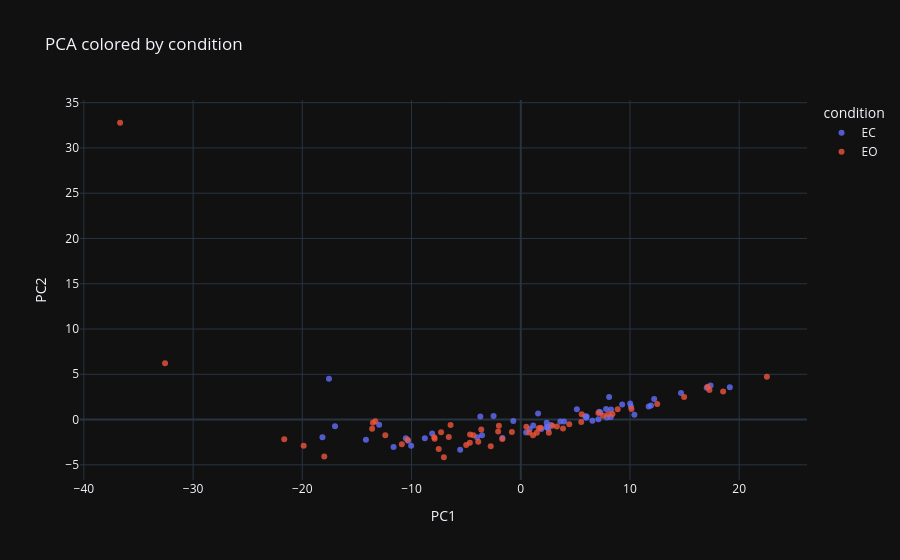
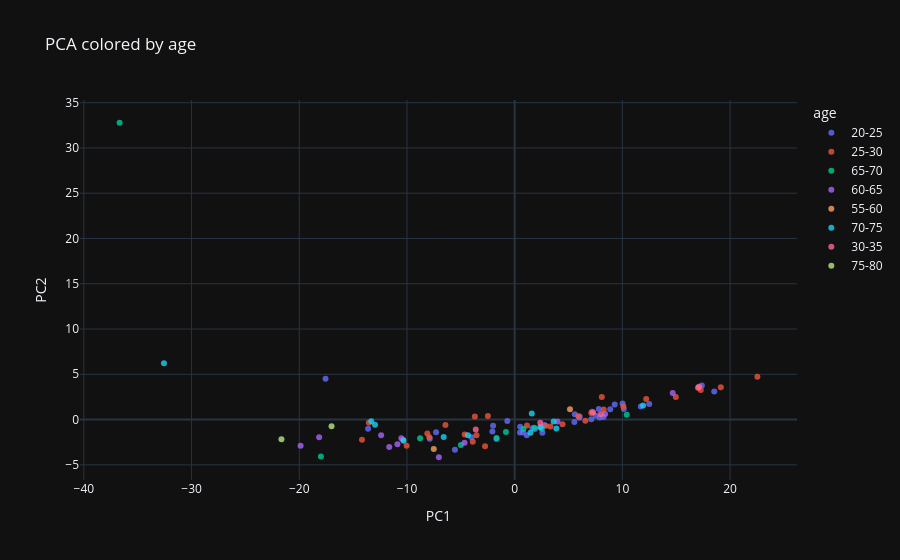
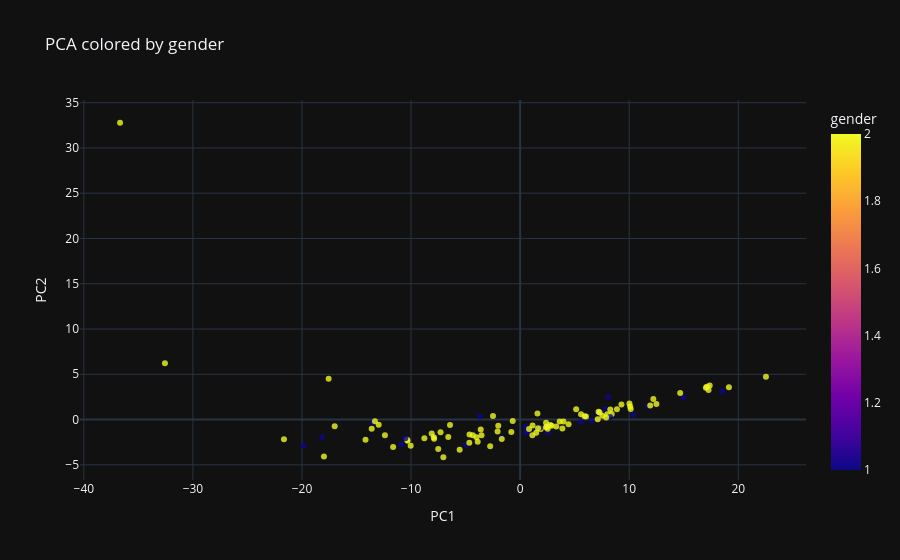

Notebook code cell kept with these figures, in order:
### Code cell
color_vars = ["condition", "age", "gender"]

for var in color_vars:
    fig = px.scatter(
        df_pca,
        x="PC1",
        y="PC2",
        color=var,
        title=f"PCA colored by {var}",
        opacity=0.8,
        template="plotly_dark"
    )
    fig.show()

### Figure 1 — Plotly figure (JSON) as saved in the notebook; plotly's stock layout.template omitted (floating-point values rounded to 4 significant figures)
{"data": [{"hovertemplate": "condition=EC<br>PC1=%{x}<br>PC2=%{y}<extra></extra>", "legendgroup": "EC", "marker": {"color": "#636efa", "opacity": 0.8, "symbol": "circle"}, "mode": "markers", "name": "EC", "orientation": "v", "showlegend": true, "type": "scatter", "x": [-17.56, 1.881, 6.562, 7.811, 10.4, 2.465, 5.136, -10.32, 0.4935, -8.11, 8.093, 12.22, -1.683, 11.71, -3.7, 8.263, -2.487, 1.14, -4.002, 7.191, -10.03, 10.09, 19.14, 7.282, -14.18, 17.03, 17.38, -11.65, -10.52, -17.0, 1.588, 14.67, 2.374, -18.15, 10.02, 8.247, 11.93, 5.993, -8.781, -12.97, 3.624, 2.527, 0.8157, 3.974, -3.545, -0.6823, 7.89, -5.546, 6.036, 9.286, 5.91, 2.765, 2.375, 7.114], "xaxis": "x", "y": [4.52, -1.036, -0.1184, 1.169, 0.5345, -0.7974, 1.135, -2.353, -1.424, -1.537, 2.502, 2.274, -2.049, 1.442, 0.3453, 1.121, 0.3888, -0.6671, -1.949, 0.876, -2.9, 1.444, 3.573, 0.7762, -2.233, 3.514, 3.769, -3.024, -2.077, -0.739, 0.67, 2.943, -0.8442, -1.954, 1.767, 0.2731, 1.555, 0.2049, -2.077, -0.5769, -0.2163, -1.019, -1.044, -0.2109, -1.737, -0.1481, 0.219, -3.343, 0.3308, 1.65, 0.377, -0.5965, -0.3633, 0.02607], "yaxis": "y"}, {"hovertemplate": "condition=EO<br>PC1=%{x}<br>PC2=%{y}<extra></extra>", "legendgroup": "EO", "marker": {"color": "#EF553B", "opacity": 0.8, "symbol": "circle"}, "mode": "markers", "name": "EO", "orientation": "v", "showlegend": true, "type": "scatter", "x": [-13.61, -7.297, 14.96, 18.53, -4.993, -7.038, -7.511, -6.589, 0.5111, -3.891, 7.111, 17.28, 1.826, 2.573, -13.54, 3.312, -7.918, -2.749, -2.005, 5.581, -4.643, 4.441, 22.54, 7.995, -10.36, 17.11, 12.49, -12.4, -10.89, -21.65, -13.32, 8.398, 3.871, -19.88, -1.685, 5.541, -4.338, 0.7608, -36.68, -32.56, 1.473, -17.99, -0.81, -4.658, -6.428, -2.069, 7.538, 1.641, 1.124, 8.874, 2.879, -7.885, -3.613, 10.14], "xaxis": "x", "y": [-1.02, -1.414, 2.483, 3.102, -2.817, -4.162, -3.255, -1.923, -0.7844, -2.44, 0.7322, 3.254, -0.9137, -1.447, -0.3467, -0.7672, -1.952, -2.948, -0.697, 0.5992, -1.663, -0.5058, 4.725, 0.5968, -2.221, 3.633, 1.713, -1.724, -2.732, -2.163, -0.1915, 0.618, -0.9976, -2.901, -2.155, -0.2612, -1.731, -1.416, 32.78, 6.214, -1.454, -4.075, -1.363, -2.565, -0.6046, -1.326, 0.4114, -0.9542, -1.74, 1.133, -0.6757, -2.121, -1.11, 1.173], "yaxis": "y"}], "layout": {"legend": {"title": {"text": "condition"}, "tracegroupgap": 0}, "title": {"text": "PCA colored by condition"}, "xaxis": {"anchor": "y", "domain": [0, 1], "title": {"text": "PC1"}}, "yaxis": {"anchor": "x", "domain": [0, 1], "title": {"text": "PC2"}}}}

### Figure 2 — Plotly figure (JSON) as saved in the notebook; plotly's stock layout.template omitted (floating-point values rounded to 4 significant figures)
{"data": [{"hovertemplate": "age=20-25<br>PC1=%{x}<br>PC2=%{y}<extra></extra>", "legendgroup": "20-25", "marker": {"color": "#636efa", "opacity": 0.8, "symbol": "circle"}, "mode": "markers", "name": "20-25", "orientation": "v", "showlegend": true, "type": "scatter", "x": [-17.56, -13.61, 1.881, -7.297, 7.811, 18.53, 0.4935, 0.5111, 11.71, 2.573, -4.002, -2.005, 7.191, 5.581, 17.38, 12.49, 10.02, -1.685, 8.247, 5.541, 5.993, 0.7608, -0.6823, -2.069, 7.89, 7.538, -5.546, 1.641, 6.036, 1.124, 9.286, 8.874, 2.765, -7.885, 7.114, 10.14], "xaxis": "x", "y": [4.52, -1.02, -1.036, -1.414, 1.169, 3.102, -1.424, -0.7844, 1.442, -1.447, -1.949, -0.697, 0.876, 0.5992, 3.769, 1.713, 1.767, -2.155, 0.2731, -0.2612, 0.2049, -1.416, -0.1481, -1.326, 0.219, 0.4114, -3.343, -0.9542, 0.3308, -1.74, 1.65, 1.133, -0.5965, -2.121, 0.02607, 1.173], "yaxis": "y"}, {"hovertemplate": "age=25-30<br>PC1=%{x}<br>PC2=%{y}<extra></extra>", "legendgroup": "25-30", "marker": {"color": "#EF553B", "opacity": 0.8, "symbol": "circle"}, "mode": "markers", "name": "25-30", "orientation": "v", "showlegend": true, "type": "scatter", "x": [6.562, 14.96, -8.11, -3.891, 8.093, 7.111, 12.22, 17.28, -3.7, -13.54, 8.263, 3.312, -2.487, -7.918, 1.14, -2.749, -10.03, -4.643, 10.09, 4.441, 19.14, 22.54, -14.18, -10.36, -3.545, -6.428, 5.91, 2.879], "xaxis": "x", "y": [-0.1184, 2.483, -1.537, -2.44, 2.502, 0.7322, 2.274, 3.254, 0.3453, -0.3467, 1.121, -0.7672, 0.3888, -1.952, -0.6671, -2.948, -2.9, -1.663, 1.444, -0.5058, 3.573, 4.725, -2.233, -2.221, -1.737, -0.6046, 0.377, -0.6757], "yaxis": "y"}, {"hovertemplate": "age=65-70<br>PC1=%{x}<br>PC2=%{y}<extra></extra>", "legendgroup": "65-70", "marker": {"color": "#00cc96", "opacity": 0.8, "symbol": "circle"}, "mode": "markers", "name": "65-70", "orientation": "v", "showlegend": true, "type": "scatter", "x": [10.4, -4.993, -1.683, 1.826, -8.781, -36.68, 2.527, -17.99, 0.8157, -0.81], "xaxis": "x", "y": [0.5345, -2.817, -2.049, -0.9137, -2.077, 32.78, -1.019, -4.075, -1.044, -1.363], "yaxis": "y"}, {"hovertemplate": "age=60-65<br>PC1=%{x}<br>PC2=%{y}<extra></extra>", "legendgroup": "60-65", "marker": {"color": "#ab63fa", "opacity": 0.8, "symbol": "circle"}, "mode": "markers", "name": "60-65", "orientation": "v", "showlegend": true, "type": "scatter", "x": [2.465, -7.038, -11.65, -12.4, -10.52, -10.89, 14.67, 8.398, -18.15, -19.88, 3.974, -4.658], "xaxis": "x", "y": [-0.7974, -4.162, -3.024, -1.724, -2.077, -2.732, 2.943, 0.618, -1.954, -2.901, -0.2109, -2.565], "yaxis": "y"}, {"hovertemplate": "age=55-60<br>PC1=%{x}<br>PC2=%{y}<extra></extra>", "legendgroup": "55-60", "marker": {"color": "#FFA15A", "opacity": 0.8, "symbol": "circle"}, "mode": "markers", "name": "55-60", "orientation": "v", "showlegend": true, "type": "scatter", "x": [5.136, -7.511], "xaxis": "x", "y": [1.135, -3.255], "yaxis": "y"}, {"hovertemplate": "age=70-75<br>PC1=%{x}<br>PC2=%{y}<extra></extra>", "legendgroup": "70-75", "marker": {"color": "#19d3f3", "opacity": 0.8, "symbol": "circle"}, "mode": "markers", "name": "70-75", "orientation": "v", "showlegend": true, "type": "scatter", "x": [-10.32, -6.589, 1.588, -13.32, 2.374, 3.871, 11.93, -4.338, -12.97, -32.56, 3.624, 1.473], "xaxis": "x", "y": [-2.353, -1.923, 0.67, -0.1915, -0.8442, -0.9976, 1.555, -1.731, -0.5769, 6.214, -0.2163, -1.454], "yaxis": "y"}, {"hovertemplate": "age=30-35<br>PC1=%{x}<br>PC2=%{y}<extra></extra>", "legendgroup": "30-35", "marker": {"color": "#FF6692", "opacity": 0.8, "symbol": "circle"}, "mode": "markers", "name": "30-35", "orientation": "v", "showlegend": true, "type": "scatter", "x": [7.282, 7.995, 17.11, 17.03, 2.375, -3.613], "xaxis": "x", "y": [0.7762, 0.5968, 3.633, 3.514, -0.3633, -1.11], "yaxis": "y"}, {"hovertemplate": "age=75-80<br>PC1=%{x}<br>PC2=%{y}<extra></extra>", "legendgroup": "75-80", "marker": {"color": "#B6E880", "opacity": 0.8, "symbol": "circle"}, "mode": "markers", "name": "75-80", "orientation": "v", "showlegend": true, "type": "scatter", "x": [-17.0, -21.65], "xaxis": "x", "y": [-0.739, -2.163], "yaxis": "y"}], "layout": {"legend": {"title": {"text": "age"}, "tracegroupgap": 0}, "title": {"text": "PCA colored by age"}, "xaxis": {"anchor": "y", "domain": [0, 1], "title": {"text": "PC1"}}, "yaxis": {"anchor": "x", "domain": [0, 1], "title": {"text": "PC2"}}}}

### Figure 3 — Plotly figure (JSON) as saved in the notebook; plotly's stock layout.template omitted (floating-point values rounded to 4 significant figures)
{"data": [{"hovertemplate": "PC1=%{x}<br>PC2=%{y}<br>gender=%{marker.color}<extra></extra>", "legendgroup": "", "marker": {"color": [2, 2, 2, 2, 1, 1, 1, 1, 1, 1, 2, 2, 2, 2, 2, 2, 1, 1, 2, 2, 1, 1, 2, 2, 1, 1, 1, 1, 1, 1, 2, 2, 2, 2, 2, 2, 2, 2, 2, 2, 2, 2, 2, 2, 2, 2, 2, 2, 2, 2, 2, 2, 2, 2, 2, 2, 1, 1, 2, 2, 2, 2, 2, 2, 2, 2, 1, 1, 2, 2, 1, 1, 2, 2, 1, 1, 2, 2, 2, 2, 2, 2, 2, 2, 2, 2, 2, 2, 2, 2, 2, 2, 2, 2, 2, 2, 2, 2, 2, 2, 2, 2, 2, 2, 2, 2, 2, 2], "coloraxis": "coloraxis", "opacity": 0.8, "symbol": "circle"}, "mode": "markers", "name": "", "orientation": "v", "showlegend": false, "type": "scatter", "x": [-17.56, -13.61, 1.881, -7.297, 6.562, 14.96, 7.811, 18.53, 10.4, -4.993, 2.465, -7.038, 5.136, -7.511, -10.32, -6.589, 0.4935, 0.5111, -8.11, -3.891, 8.093, 7.111, 12.22, 17.28, -1.683, 1.826, 11.71, 2.573, -3.7, -13.54, 8.263, 3.312, -2.487, -7.918, 1.14, -2.749, -4.002, -2.005, 7.191, 5.581, -10.03, -4.643, 10.09, 4.441, 19.14, 22.54, 7.282, 7.995, -14.18, -10.36, 17.11, 17.03, 17.38, 12.49, -11.65, -12.4, -10.52, -10.89, -17.0, -21.65, 1.588, -13.32, 14.67, 8.398, 2.374, 3.871, -18.15, -19.88, 10.02, -1.685, 8.247, 5.541, 11.93, -4.338, 5.993, 0.7608, -8.781, -36.68, -12.97, -32.56, 3.624, 1.473, 2.527, -17.99, 0.8157, -0.81, 3.974, -4.658, -3.545, -6.428, -0.6823, -2.069, 7.89, 7.538, -5.546, 1.641, 6.036, 1.124, 9.286, 8.874, 5.91, 2.879, 2.765, -7.885, 2.375, -3.613, 7.114, 10.14], "xaxis": "x", "y": [4.52, -1.02, -1.036, -1.414, -0.1184, 2.483, 1.169, 3.102, 0.5345, -2.817, -0.7974, -4.162, 1.135, -3.255, -2.353, -1.923, -1.424, -0.7844, -1.537, -2.44, 2.502, 0.7322, 2.274, 3.254, -2.049, -0.9137, 1.442, -1.447, 0.3453, -0.3467, 1.121, -0.7672, 0.3888, -1.952, -0.6671, -2.948, -1.949, -0.697, 0.876, 0.5992, -2.9, -1.663, 1.444, -0.5058, 3.573, 4.725, 0.7762, 0.5968, -2.233, -2.221, 3.633, 3.514, 3.769, 1.713, -3.024, -1.724, -2.077, -2.732, -0.739, -2.163, 0.67, -0.1915, 2.943, 0.618, -0.8442, -0.9976, -1.954, -2.901, 1.767, -2.155, 0.2731, -0.2612, 1.555, -1.731, 0.2049, -1.416, -2.077, 32.78, -0.5769, 6.214, -0.2163, -1.454, -1.019, -4.075, -1.044, -1.363, -0.2109, -2.565, -1.737, -0.6046, -0.1481, -1.326, 0.219, 0.4114, -3.343, -0.9542, 0.3308, -1.74, 1.65, 1.133, 0.377, -0.6757, -0.5965, -2.121, -0.3633, -1.11, 0.02607, 1.173], "yaxis": "y"}], "layout": {"coloraxis": {"colorbar": {"title": {"text": "gender"}}, "colorscale": [[0, "#0d0887"], [0.1111, "#46039f"], [0.2222, "#7201a8"], [0.3333, "#9c179e"], [0.4444, "#bd3786"], [0.5556, "#d8576b"], [0.6667, "#ed7953"], [0.7778, "#fb9f3a"], [0.8889, "#fdca26"], [1, "#f0f921"]]}, "legend": {"tracegroupgap": 0}, "title": {"text": "PCA colored by gender"}, "xaxis": {"anchor": "y", "domain": [0, 1], "title": {"text": "PC1"}}, "yaxis": {"anchor": "x", "domain": [0, 1], "title": {"text": "PC2"}}}}
